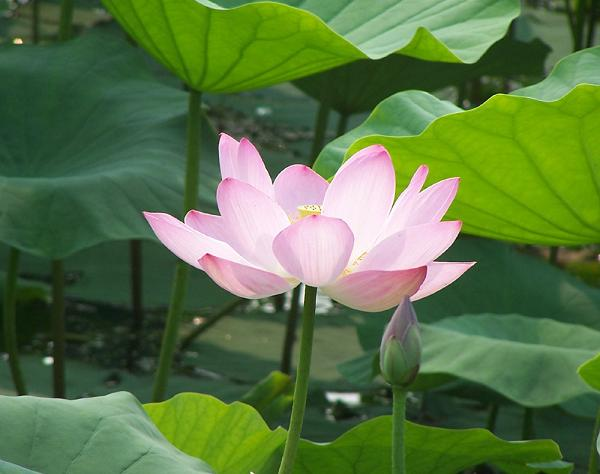
%> input picture 现代数字图像处理技术提高及应用案例详解(Matlab版)----源码/1.3 图像的边缘检测/hehua.JPG, 600 x 474 px
$ octave ex9.m   (GNU Octave 9; MATLAB toolbox functions it lacks are replaced by stand-ins)
%> lines starting %> are read from the running program, lines starting %| are printed output that depends on the picture
% 读入并显示原始图像
I=imread('hehua.jpg');
%> I is the input picture: size 474x600x3 uint8; mean R, G, B 89.9, 117.1, 69.2
grayI=rgb2gray(I);
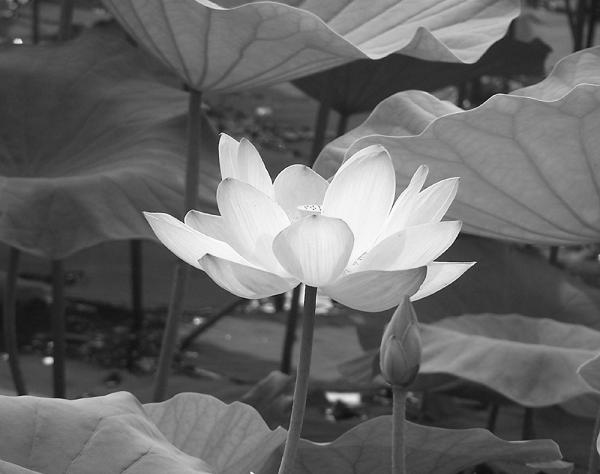
%> grayI: size 474x600 uint8; min 8, max 254, mean 103.5
figure,imshow(grayI)

% 利用单尺度形态学梯度进行边缘检测
se=strel('square',3);
grad=imdilate(grayI,se)-imerode(grayI,se);
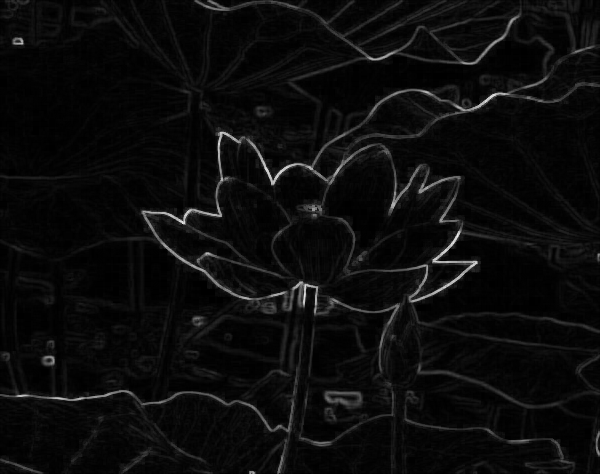
%> grad: size 474x600 uint8; min 0, max 234, mean 11.7
figure,imshow(grad)

% 利用多尺度形态学梯度进行边缘检测
se1=strel('square',1);
se2=strel('square',3);
se3=strel('square',5);
se4=strel('square',7);
grad1=imerode((imdilate(grayI,se2)-imerode(grayI,se2)),se1);
grad2=imerode((imdilate(grayI,se3)-imerode(grayI,se3)),se2);
grad3=imerode((imdilate(grayI,se4)-imerode(grayI,se4)),se3);
multiscaleGrad=(grad1+grad2+grad3)/3;
figure,imshow(multiscaleGrad)
